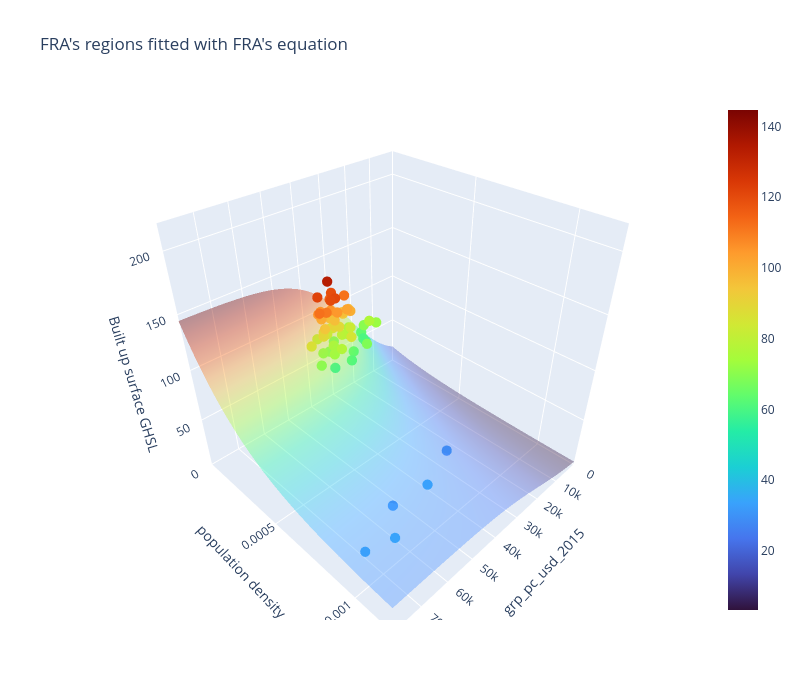
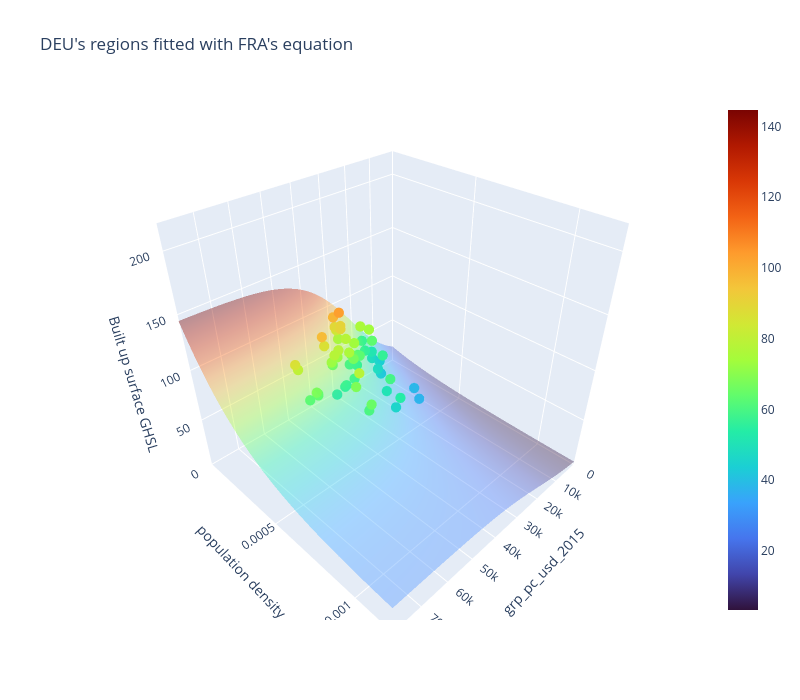
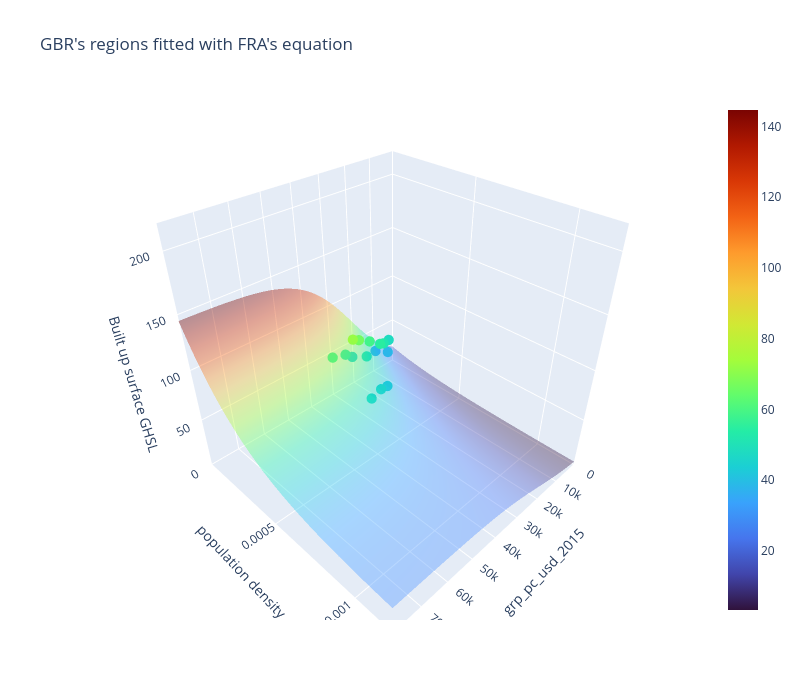
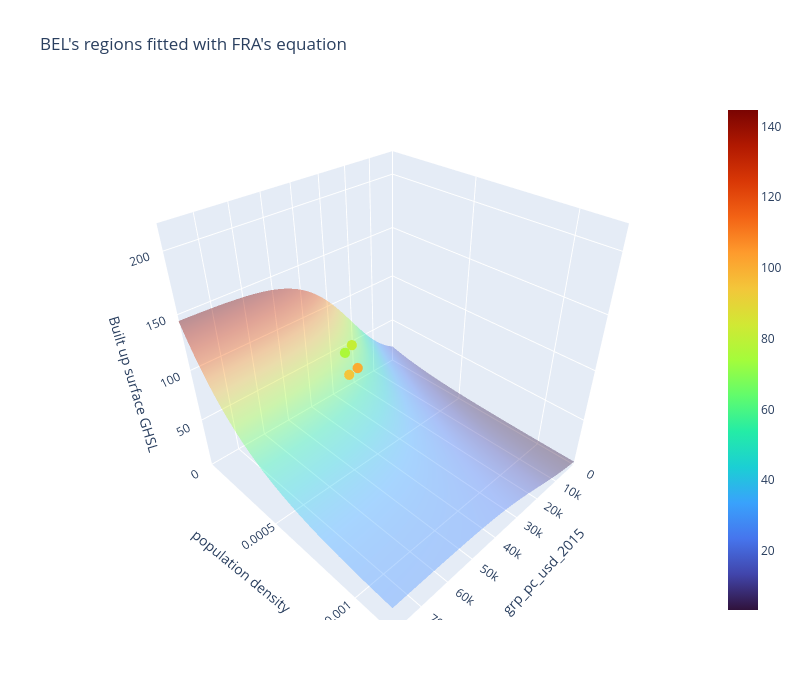

The notebook cell these images were saved under, in order:
### Markdown cell above
### PART 5.2 : 3D Plot with only one equation for every country

Now we want to compare all the countries to only one fit.

### Code cell
if three_D_plots:    
    if fit_type == 0:
        global_STL_fit_params = STL_fit_handler[best_region_fit].fitted_params
    elif fit_type == 1: 
        global_STL_fit_params = [saturation_fit_handler[best_region_fit].fitted_params[0], saturation_fit_handler[best_region_fit].fitted_params[1], saturation_fit_handler[best_region_fit].fitted_params[2], logistic_fit_handler[best_region_fit].fitted_params[1], logistic_fit_handler[best_region_fit].fitted_params[2]]
    elif fit_type == 2:
        global_STL_fit_params = my_own_fit      

    # Create a meshgrid of x and y values
    x = np.linspace(x_min, x_max, 50)
    y = np.linspace(y_min, y_max, 50)
    x_grid, y_grid = np.meshgrid(x, y)

    z = STL([x_grid,y_grid], global_STL_fit_params[0], global_STL_fit_params[1], global_STL_fit_params[2], global_STL_fit_params[3], global_STL_fit_params[4])    

    cmin = np.min(z)
    cmax = np.max(z)

    for j in range(len(regions)):
        try:            
            # Create the surface plot using Plotly
            fig = go.Figure(data=[
                go.Surface(
                    z=z, 
                    x=x_grid, 
                    y=y_grid, 
                    colorscale="Turbo", 
                    cmin=cmin,
                    cmax=cmax,
                    opacity=0.4),
                go.Scatter3d(
                    x=df_gdp_cap_region_handler[j], y=df_pop_density_region_handler[j], z=df_built_up_region_handler[j],
                    mode='markers',  # Use 'markers' for scatter plot
                    marker=dict(
                        size=6,  # Size of the points
                        color=df_built_up_region_handler[j],  # Color of the points
                        colorscale='Turbo',  # Colorscale for the points
                        cmin=cmin,
                        cmax=cmax,
                        opacity=1.0
                    )
                ),
                
                ]
                )
        
            # Customize the layout
            fig.update_layout(title=regions[j].name + "'s regions fitted with " + regions[best_region_fit].name + "'s equation",
                            scene=dict(
                                xaxis=dict(title='grp_pc_usd_2015', range=[x_min, x_max]),
                                yaxis=dict(title='population density', range=[y_min, y_max]),
                                zaxis=dict(title=y_col, range=[z_min, z_max]),
                            ),
                            width=800, height=700)
        
            # Show the plot
            fig.show()
        except Exception as e:
            print(region.name, "\n", e)

### Figure 1 — Plotly figure (JSON) as saved in the notebook; plotly's stock layout.template omitted (floating-point values rounded to 4 significant figures; data arrays with more than 128 entries replaced by an {"elided": "..."} marker saying what was removed)
{"data": [{"cmax": 144.6, "cmin": 3.335, "colorscale": [[0, "#30123b"], [0.07143, "#4145ab"], [0.1429, "#4675ed"], [0.2143, "#39a2fc"], [0.2857, "#1bcfd4"], [0.3571, "#24eca6"], [0.4286, "#61fc6c"], [0.5, "#a4fc3b"], [0.5714, "#d1e834"], [0.6429, "#f3c63a"], [0.7143, "#fe9b2d"], [0.7857, "#f36315"], [0.8571, "#d93806"], [0.9286, "#b11901"], [1, "#7a0402"]], "opacity": 0.4, "type": "surface", "x": {"elided": "50x50 float values"}, "y": {"elided": "50x50 float values"}, "z": {"elided": "50x50 float values"}}, {"marker": {"cmax": 144.6, "cmin": 3.335, "color": [60.32, 68.15, 78.2, 83.13, 87.83, 63.41, 80.15, 93.22, 105.8, 119.5, 72.49, 88.45, 99.7, 110.5, 121.0, 69.9, 84.01, 95.74, 105.1, 114.9, 64.78, 72.05, 76.9, 81.88, 66.19, 75.97, 86.24, 96.08, 58.92, 68.35, 77.37, 84.87, 28.38, 30.36, 33.29, 33.18, 33.88, 57.86, 72.06, 82.57, 94.1, 104.7, 95.47, 111.7, 122.3, 133.3, 84.4, 96.8, 100.6, 105.7, 76.51, 89.59, 102.0, 112.0, 120.2, 53.2, 61.69, 66.65, 71.97], "colorscale": [[0, "#30123b"], [0.07143, "#4145ab"], [0.1429, "#4675ed"], [0.2143, "#39a2fc"], [0.2857, "#1bcfd4"], [0.3571, "#24eca6"], [0.4286, "#61fc6c"], [0.5, "#a4fc3b"], [0.5714, "#d1e834"], [0.6429, "#f3c63a"], [0.7143, "#fe9b2d"], [0.7857, "#f36315"], [0.8571, "#d93806"], [0.9286, "#b11901"], [1, "#7a0402"]], "opacity": 1, "size": 6}, "mode": "markers", "type": "scatter3d", "x": [19910.0, 37880.0, 29940.0, 42890.0, 38230.0, 18990.0, 33760.0, 26780.0, 35970.0, 31290.0, 14500.0, 31140.0, 26480.0, 36690.0, 33240.0, 17700.0, 35380.0, 27220.0, 37220.0, 32360.0, 29810.0, 23090.0, 36930.0, 31260.0, 35200.0, 27730.0, 37280.0, 32500.0, 30910.0, 24240.0, 35160.0, 31090.0, 31880.0, 58740.0, 47320.0, 74710.0, 66650.0, 19590.0, 33960.0, 26680.0, 37310.0, 32020.0, 32460.0, 26220.0, 37230.0, 33140.0, 31710.0, 24960.0, 36670.0, 33060.0, 17080.0, 32460.0, 27490.0, 39090.0, 34860.0, 35680.0, 27980.0, 42170.0, 36920.0], "y": [8.541e-05, 9.4e-05, 9.869e-05, 0.0001068, 0.0001127, 5.496e-05, 5.644e-05, 5.703e-05, 5.869e-05, 5.856e-05, 9.801e-05, 0.0001031, 0.000108, 0.000118, 0.000123, 5.558e-05, 5.998e-05, 6.201e-05, 6.449e-05, 6.512e-05, 2.912e-05, 3.086e-05, 3.612e-05, 3.949e-05, 9.179e-05, 9.4e-05, 9.629e-05, 9.66e-05, 0.0001813, 0.0001841, 0.000187, 0.0001886, 0.0008195, 0.0008828, 0.0009139, 0.0009775, 0.001013, 9.801e-05, 0.0001042, 0.000107, 0.0001103, 0.0001109, 6.067e-05, 6.283e-05, 6.815e-05, 7.093e-05, 6.221e-05, 6.706e-05, 7.551e-05, 8.054e-05, 8.788e-05, 9.558e-05, 0.0001016, 0.0001117, 0.0001183, 0.0001376, 0.0001468, 0.0001584, 0.0001634], "z": [60.32, 68.15, 78.2, 83.13, 87.83, 63.41, 80.15, 93.22, 105.8, 119.5, 72.49, 88.45, 99.7, 110.5, 121.0, 69.9, 84.01, 95.74, 105.1, 114.9, 64.78, 72.05, 76.9, 81.88, 66.19, 75.97, 86.24, 96.08, 58.92, 68.35, 77.37, 84.87, 28.38, 30.36, 33.29, 33.18, 33.88, 57.86, 72.06, 82.57, 94.1, 104.7, 95.47, 111.7, 122.3, 133.3, 84.4, 96.8, 100.6, 105.7, 76.51, 89.59, 102.0, 112.0, 120.2, 53.2, 61.69, 66.65, 71.97]}], "layout": {"height": 700, "scene": {"xaxis": {"range": [0, 80000], "title": {"text": "grp_pc_usd_2015"}}, "yaxis": {"range": [0, 0.0012], "title": {"text": "population density"}}, "zaxis": {"range": [0, 220], "title": {"text": "Built up surface GHSL"}}}, "title": {"text": "FRA's regions fitted with FRA's equation"}, "width": 800}}

### Figure 2 — Plotly figure (JSON) as saved in the notebook; plotly's stock layout.template omitted (floating-point values rounded to 4 significant figures; data arrays with more than 128 entries replaced by an {"elided": "..."} marker saying what was removed)
{"data": [{"cmax": 144.6, "cmin": 3.335, "colorscale": [[0, "#30123b"], [0.07143, "#4145ab"], [0.1429, "#4675ed"], [0.2143, "#39a2fc"], [0.2857, "#1bcfd4"], [0.3571, "#24eca6"], [0.4286, "#61fc6c"], [0.5, "#a4fc3b"], [0.5714, "#d1e834"], [0.6429, "#f3c63a"], [0.7143, "#fe9b2d"], [0.7857, "#f36315"], [0.8571, "#d93806"], [0.9286, "#b11901"], [1, "#7a0402"]], "opacity": 0.4, "type": "surface", "x": {"elided": "50x50 float values"}, "y": {"elided": "50x50 float values"}, "z": {"elided": "50x50 float values"}}, {"marker": {"cmax": 144.6, "cmin": 3.335, "color": [47.03, 51.85, 57.18, 62.64, 67.62, 55.86, 61.88, 69.15, 78.05, 85.36, 21.11, 23.64, 26.04, 26.63, 26.39, 75.42, 87.74, 98.28, 24.9, 31.88, 38.08, 41.29, 42.58, 35.59, 37.83, 39.04, 39.8, 41.63, 48.65, 54.11, 60.15, 63.45, 57.48, 71.94, 81.85, 51.5, 62.6, 73.53, 86.43, 96.49, 37.56, 45.78, 53.68, 60.19, 65.06, 44.12, 54.31, 63.05, 71.73, 78.02, 38.35, 50.57, 59.05, 68.32, 78.22, 56.47, 67.41, 75.71, 73.67, 90.41, 103.4, 45.86, 54.74, 61.65, 71.51, 78.54, 63.35, 78.08, 89.98], "colorscale": [[0, "#30123b"], [0.07143, "#4145ab"], [0.1429, "#4675ed"], [0.2143, "#39a2fc"], [0.2857, "#1bcfd4"], [0.3571, "#24eca6"], [0.4286, "#61fc6c"], [0.5, "#a4fc3b"], [0.5714, "#d1e834"], [0.6429, "#f3c63a"], [0.7143, "#fe9b2d"], [0.7857, "#f36315"], [0.8571, "#d93806"], [0.9286, "#b11901"], [1, "#7a0402"]], "opacity": 1, "size": 6}, "mode": "markers", "type": "scatter3d", "x": [24110.0, 39700.0, 36470.0, 51440.0, 52310.0, 22950.0, 38010.0, 36430.0, 52170.0, 53340.0, 15360.0, 25510.0, 31240.0, 43210.0, 46330.0, 21250.0, 32060.0, 32480.0, 30080.0, 45940.0, 41590.0, 57500.0, 54060.0, 63250.0, 56480.0, 76190.0, 72550.0, 23330.0, 43150.0, 39570.0, 53990.0, 51280.0, 20220.0, 30290.0, 30790.0, 20220.0, 30120.0, 28770.0, 41100.0, 41760.0, 22790.0, 33680.0, 31970.0, 44760.0, 43880.0, 19530.0, 30010.0, 28730.0, 40460.0, 39350.0, 20130.0, 31550.0, 29260.0, 42420.0, 40300.0, 20970.0, 32830.0, 34310.0, 19840.0, 31320.0, 31280.0, 20750.0, 31560.0, 28390.0, 37180.0, 36800.0, 19970.0, 30690.0, 32360.0], "y": [0.0002584, 0.0002787, 0.0002923, 0.0002998, 0.0003075, 0.0001465, 0.0001626, 0.0001733, 0.0001784, 0.0001854, 0.00393, 0.003855, 0.003804, 0.003867, 0.004059, 8.798e-05, 8.495e-05, 8.469e-05, 0.001855, 0.001748, 0.001676, 0.001673, 0.001721, 0.002187, 0.002332, 0.002428, 0.002505, 0.0002678, 0.0002793, 0.000287, 0.0002875, 0.0002961, 7.916e-05, 7.305e-05, 7.127e-05, 0.0001525, 0.0001612, 0.000167, 0.0001677, 0.0001684, 0.0005232, 0.0005277, 0.0005306, 0.0005269, 0.000528, 0.000199, 0.0002018, 0.0002038, 0.0002028, 0.0002059, 0.0004516, 0.000435, 0.0004239, 0.0004045, 0.0003933, 0.0002441, 0.0002282, 0.0002234, 0.0001291, 0.0001148, 0.0001083, 0.0001626, 0.0001749, 0.0001831, 0.0001867, 0.0001906, 0.0001514, 0.0001391, 0.000133], "z": [47.03, 51.85, 57.18, 62.64, 67.62, 55.86, 61.88, 69.15, 78.05, 85.36, 21.11, 23.64, 26.04, 26.63, 26.39, 75.42, 87.74, 98.28, 24.9, 31.88, 38.08, 41.29, 42.58, 35.59, 37.83, 39.04, 39.8, 41.63, 48.65, 54.11, 60.15, 63.45, 57.48, 71.94, 81.85, 51.5, 62.6, 73.53, 86.43, 96.49, 37.56, 45.78, 53.68, 60.19, 65.06, 44.12, 54.31, 63.05, 71.73, 78.02, 38.35, 50.57, 59.05, 68.32, 78.22, 56.47, 67.41, 75.71, 73.67, 90.41, 103.4, 45.86, 54.74, 61.65, 71.51, 78.54, 63.35, 78.08, 89.98]}], "layout": {"height": 700, "scene": {"xaxis": {"range": [0, 80000], "title": {"text": "grp_pc_usd_2015"}}, "yaxis": {"range": [0, 0.0012], "title": {"text": "population density"}}, "zaxis": {"range": [0, 220], "title": {"text": "Built up surface GHSL"}}}, "title": {"text": "DEU's regions fitted with FRA's equation"}, "width": 800}}

### Figure 3 — Plotly figure (JSON) as saved in the notebook; plotly's stock layout.template omitted (floating-point values rounded to 4 significant figures; data arrays with more than 128 entries replaced by an {"elided": "..."} marker saying what was removed)
{"data": [{"cmax": 144.6, "cmin": 3.335, "colorscale": [[0, "#30123b"], [0.07143, "#4145ab"], [0.1429, "#4675ed"], [0.2143, "#39a2fc"], [0.2857, "#1bcfd4"], [0.3571, "#24eca6"], [0.4286, "#61fc6c"], [0.5, "#a4fc3b"], [0.5714, "#d1e834"], [0.6429, "#f3c63a"], [0.7143, "#fe9b2d"], [0.7857, "#f36315"], [0.8571, "#d93806"], [0.9286, "#b11901"], [1, "#7a0402"]], "opacity": 0.4, "type": "surface", "x": {"elided": "50x50 float values"}, "y": {"elided": "50x50 float values"}, "z": {"elided": "50x50 float values"}}, {"marker": {"cmax": 144.6, "cmin": 3.335, "color": [47.8, 58.62, 66.57, 71.96, 35.38, 43.24, 49.71, 54.44, 38.29, 47.34, 51.84, 54.62, 42.32, 45.53, 46.59], "colorscale": [[0, "#30123b"], [0.07143, "#4145ab"], [0.1429, "#4675ed"], [0.2143, "#39a2fc"], [0.2857, "#1bcfd4"], [0.3571, "#24eca6"], [0.4286, "#61fc6c"], [0.5, "#a4fc3b"], [0.5714, "#d1e834"], [0.6429, "#f3c63a"], [0.7143, "#fe9b2d"], [0.7857, "#f36315"], [0.8571, "#d93806"], [0.9286, "#b11901"], [1, "#7a0402"]], "opacity": 1, "size": 6}, "mode": "markers", "type": "scatter3d", "x": [9584.0, 19020.0, 23980.0, 27150.0, 13180.0, 24200.0, 27140.0, 32890.0, 11600.0, 21910.0, 13880.0, 16040.0, 26860.0, 30530.0, 36240.0], "y": [0.0001142, 0.0001187, 0.0001209, 0.0001294, 6.776e-05, 6.752e-05, 6.668e-05, 6.904e-05, 0.0001377, 0.0001407, 0.0001427, 0.0001496, 0.0003673, 0.0003796, 0.000405], "z": [47.8, 58.62, 66.57, 71.96, 35.38, 43.24, 49.71, 54.44, 38.29, 47.34, 51.84, 54.62, 42.32, 45.53, 46.59]}], "layout": {"height": 700, "scene": {"xaxis": {"range": [0, 80000], "title": {"text": "grp_pc_usd_2015"}}, "yaxis": {"range": [0, 0.0012], "title": {"text": "population density"}}, "zaxis": {"range": [0, 220], "title": {"text": "Built up surface GHSL"}}}, "title": {"text": "GBR's regions fitted with FRA's equation"}, "width": 800}}

### Figure 4 — Plotly figure (JSON) as saved in the notebook; plotly's stock layout.template omitted (floating-point values rounded to 4 significant figures; data arrays with more than 128 entries replaced by an {"elided": "..."} marker saying what was removed)
{"data": [{"cmax": 144.6, "cmin": 3.335, "colorscale": [[0, "#30123b"], [0.07143, "#4145ab"], [0.1429, "#4675ed"], [0.2143, "#39a2fc"], [0.2857, "#1bcfd4"], [0.3571, "#24eca6"], [0.4286, "#61fc6c"], [0.5, "#a4fc3b"], [0.5714, "#d1e834"], [0.6429, "#f3c63a"], [0.7143, "#fe9b2d"], [0.7857, "#f36315"], [0.8571, "#d93806"], [0.9286, "#b11901"], [1, "#7a0402"]], "opacity": 0.4, "type": "surface", "x": {"elided": "50x50 float values"}, "y": {"elided": "50x50 float values"}, "z": {"elided": "50x50 float values"}}, {"marker": {"cmax": 144.6, "cmin": 3.335, "color": [23.32, 21.54, 94.45, 100.3, 75.79, 81.22], "colorscale": [[0, "#30123b"], [0.07143, "#4145ab"], [0.1429, "#4675ed"], [0.2143, "#39a2fc"], [0.2857, "#1bcfd4"], [0.3571, "#24eca6"], [0.4286, "#61fc6c"], [0.5, "#a4fc3b"], [0.5714, "#d1e834"], [0.6429, "#f3c63a"], [0.7143, "#fe9b2d"], [0.7857, "#f36315"], [0.8571, "#d93806"], [0.9286, "#b11901"], [1, "#7a0402"]], "opacity": 1, "size": 6}, "mode": "markers", "type": "scatter3d", "x": [91530.0, 77890.0, 48060.0, 46140.0, 35350.0, 32830.0], "y": [0.006973, 0.007716, 0.0004612, 0.0004839, 0.0002115, 0.0002197], "z": [23.32, 21.54, 94.45, 100.3, 75.79, 81.22]}], "layout": {"height": 700, "scene": {"xaxis": {"range": [0, 80000], "title": {"text": "grp_pc_usd_2015"}}, "yaxis": {"range": [0, 0.0012], "title": {"text": "population density"}}, "zaxis": {"range": [0, 220], "title": {"text": "Built up surface GHSL"}}}, "title": {"text": "BEL's regions fitted with FRA's equation"}, "width": 800}}
